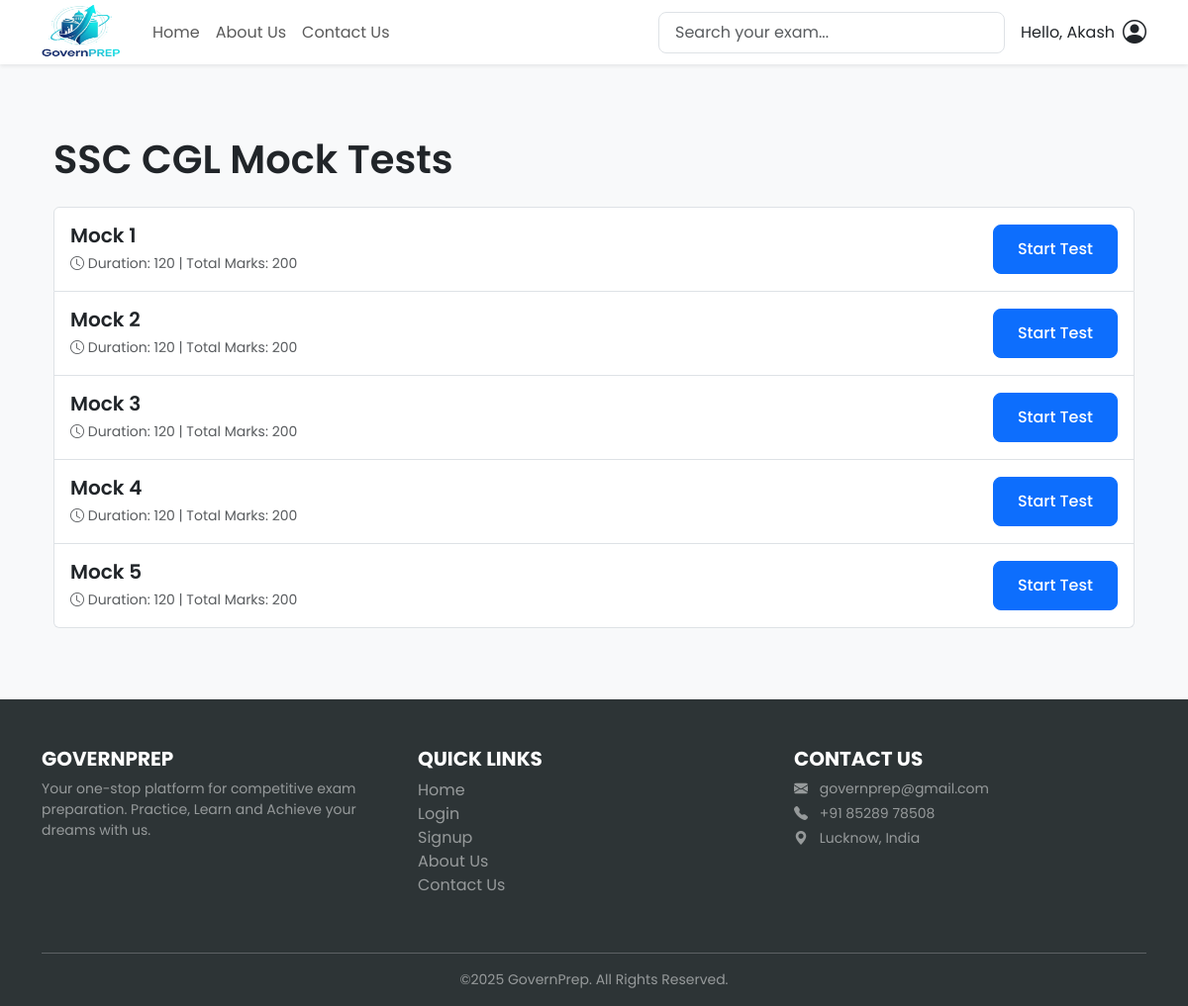
The page /my-test-series/exam/3/ (signed in) on the database as committed earlier.
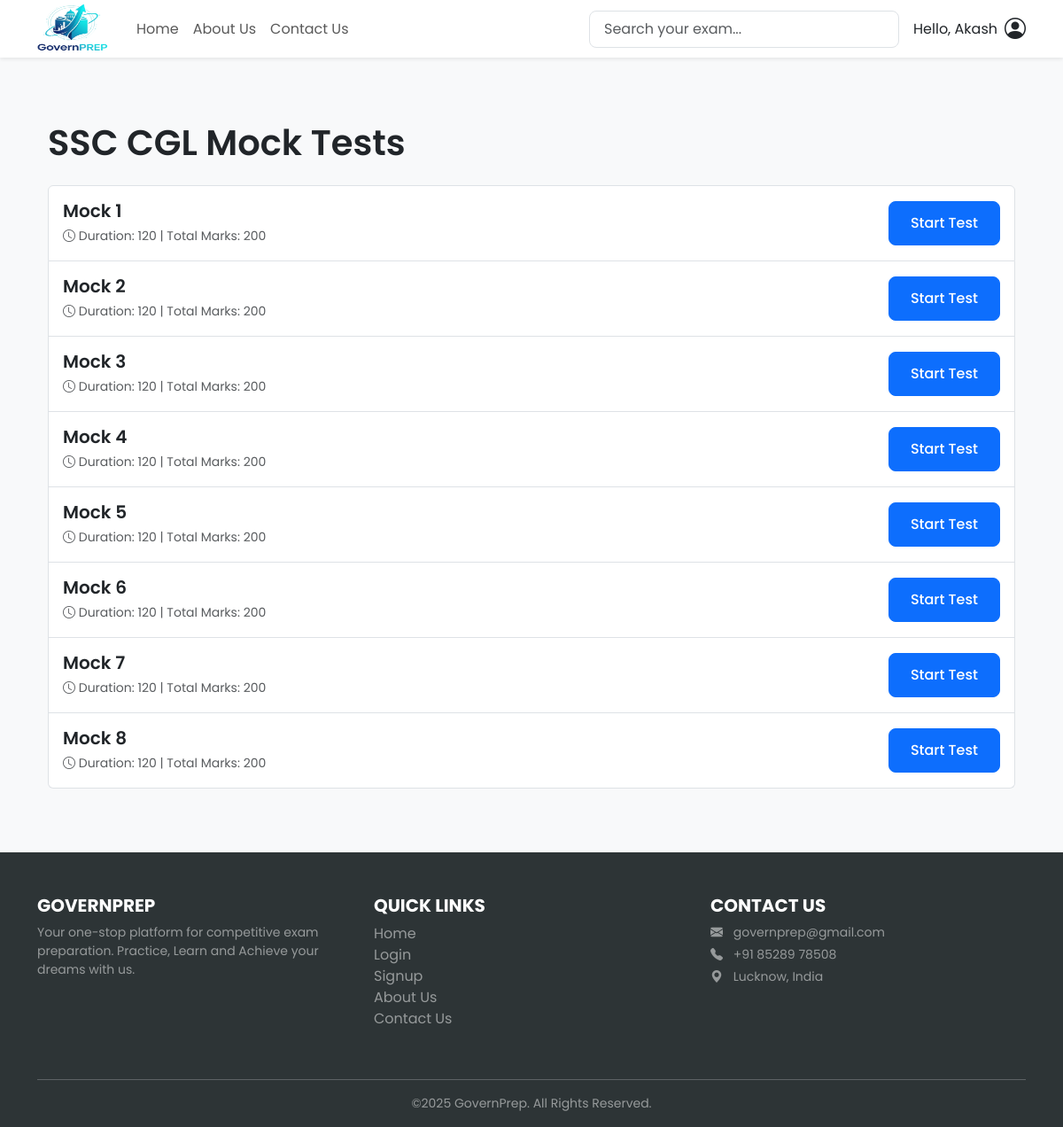
The same page on the database as committed later.
### tests/models.py (models this page shows, shortened)
class MockTest(models.Model):
    exam = models.ForeignKey(Exam, on_delete=models.CASCADE, related_name='mocktests')
    title = models.CharField(max_length=200)
    number_of_questions = models.IntegerField(default=100)
    duration_minutes = models.IntegerField(default=60)
    total_marks = models.IntegerField(default=100)
    negative_marks_per_question = models.DecimalField(max_digits=5, decimal_places=2, default=Decimal('0.25'))
    questions = models.ManyToManyField(Question, blank=True, related_name='mock_tests')

### test_series/views.py (the view)
# urls.py: path('exam/<int:exam_id>/', views.mock_test_list_view, name='mock_test_list'),
@login_required
def mock_test_list_view(request, exam_id):
    exam = get_object_or_404(Exam, pk=exam_id)
    mock_tests = exam.mocktests.all()
    context = {
        'exam': exam,
        'mock_tests': mock_tests
    }
    return render(request, 'test_series/mock_test_list.html', context)

### templates/test_series/mock_test_list.html (shortened to what this page needs)
{% extends 'base.html' %}
{% block content %}
  <div class="container my-5">
    <div class="d-flex align-items-center mb-4">
      <h1 class="mb-0 text-center">{{ exam.title }} Mock Tests</h1>
    </div>
    <div class="list-group">
      {% for test in mock_tests %}
        <div class="list-group-item list-group-item-action d-flex justify-content-between align-items-center p-3">
          <div>
            <h5 class="mb-1">{{ test.title }}</h5>
            <small class="text-muted">
              <i class="bi bi-clock"></i>  Duration: {{ test.duration_minutes}} | Total Marks: {{ test.total_marks }}</small>
          </div>
          <a href="{% url 'tests:test_view' test.id %}" class="btn btn-primary">Start Test</a>
        </div>
      {% empty %}
        <div class="alert alert-info">No mock tests available for this exam yet.</div>
      {% endfor %}
    </div>
  </div>
{% endblock %}

Rows that differ between the two databases and show on the page:
added MockTest: title "Mock 6", duration_minutes "120", total_marks "200"
added MockTest: title "Mock 7", duration_minutes "120", total_marks "200"
added MockTest: title "Mock 8", duration_minutes "120", total_marks "200"
